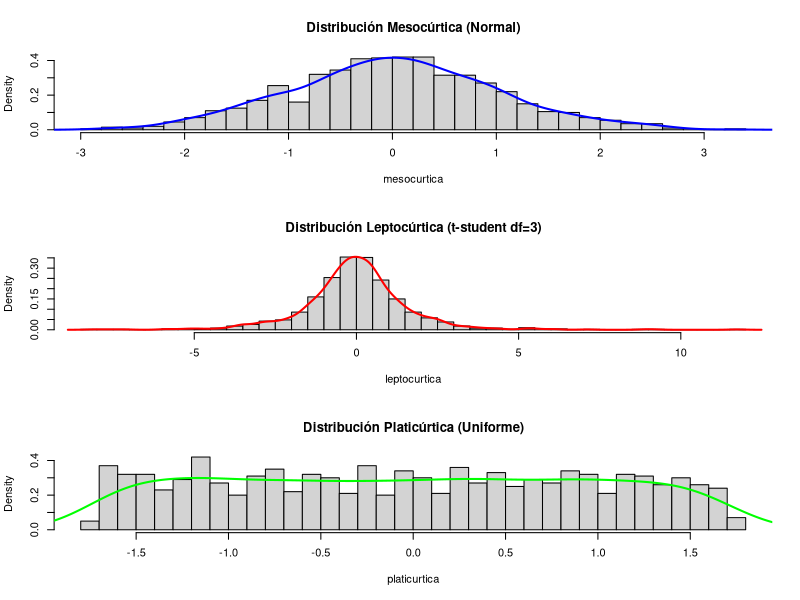

Recreate this plot in R.
# Mesocúrtica - Distribución normal
set.seed(123)  # Para reproducibilidad
mesocurtica <- rnorm(1000, mean = 0, sd = 1)

# Leptocúrtica - Distribución t de Student
leptocurtica <- rt(1000, df = 3)  # t-student con df=3, que genera curtosis alta

# Platicúrtica - Distribución uniforme
platicurtica <- runif(1000, min = -sqrt(3), max = sqrt(3))  # ajustada para tener media 0 y varianza 1

# Visualización conjunta
par(mfrow = c(3, 1))  # Dividimos la ventana gráfica en 3 filas
hist(mesocurtica, breaks = 30, probability = TRUE, main = "Distribución Mesocúrtica (Normal)")
lines(density(mesocurtica), col = "blue", lwd = 2)

hist(leptocurtica, breaks = 30, probability = TRUE, main = "Distribución Leptocúrtica (t-student df=3)")
lines(density(leptocurtica), col = "red", lwd = 2)

hist(platicurtica, breaks = 30, probability = TRUE, main = "Distribución Platicúrtica (Uniforme)")
lines(density(platicurtica), col = "green", lwd = 2)

# APLICACIÓN COEFICIENTE DE VARIACIÓN
# Set de datos 1: baja desviación estándar, media baja
set.seed(123)
peso <- rnorm(1000, mean = 70, sd = 10)

# Set de datos 2: alta desviación estándar, pero media mucho mayor
altura <- rnorm(1000, mean = 170, sd = 20)

# Calcular la desviación estándar y el coeficiente de variación para ambos conjuntos de datos
sd1 <- sd(peso)
cv1 <- sd1 / mean(peso)*100

sd2 <- sd(altura)
cv2 <- sd2 / mean(altura)*100
